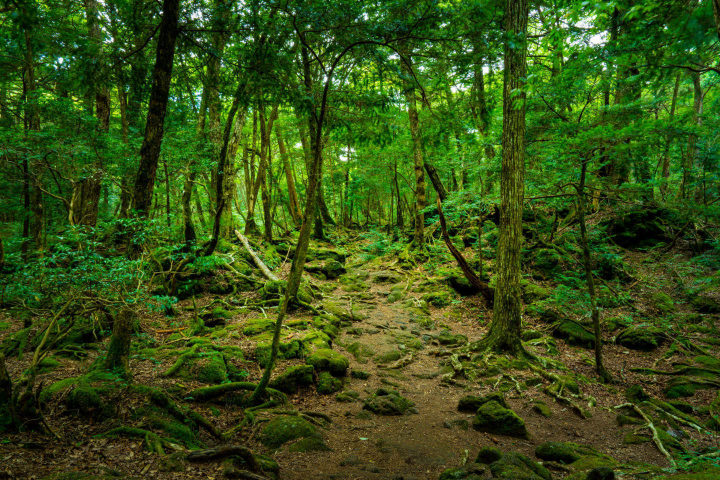
#> input picture image_blending/forest4.jpg, 1440 x 960 px (shown at 1/2 size); its folder holds only this picture in this run
$ jupyter execute --allow-errors Nr2_GideonStein.ipynb
#> lines starting #> are read from the running program, lines starting #| are printed output that depends on the picture
# Hometask. Pyramid blending.

Input: two aligned images and mask
- Prepare Gaussian pyramid (sequence of blurred images)
- Based on Gaussian pyramid prepare Laplacian pyramid which is the difference between images of Gaussian pyramid
- Add last image from Gaussian pyramid to Laplacian
- Wrap Laplacian pyramid with mask for two images and deconstruct the pyramid to obtain result

### Includes:
 - CV solution
 - Numpy only solution

Remarks for numpy version:
    - We loose a little bit of sharpeness in the process (not sure why)
    - The blending acutally looks better than the cv version if we ignore the sharpness

[cell 1]
import numpy as np
import imageio
import glob
import matplotlib.pyplot as plt
import matplotlib.image as mpimg
import cv2
import scipy.stats  as st

[cell 2]
# load and cut
pics = []
for image_path in glob.glob("*.jpg"):
    image = imageio.imread(image_path)
#> image is the input picture: shape (960, 1440, 3); mean R, G, B 54.9, 79.3, 21.7
    image = image[:640,:640,:640]
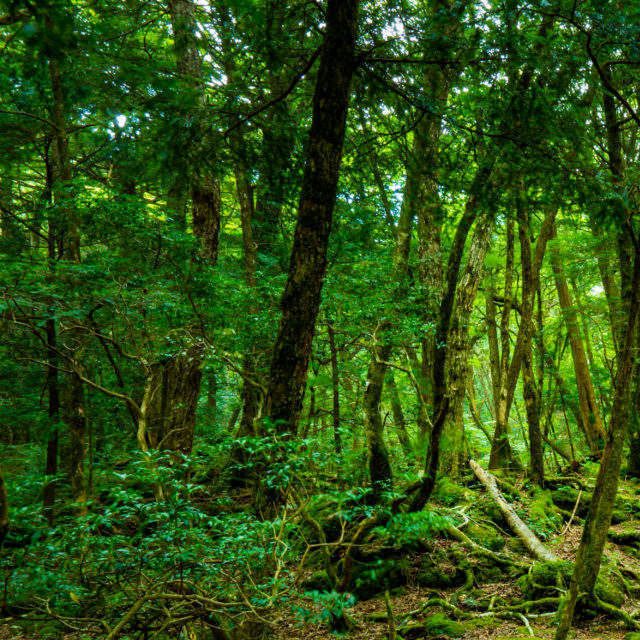
#> image: shape (640, 640, 3); mean R, G, B 47.5, 80.3, 19.7
    pics.append(np.transpose(image))

[cell 3]
def display(image):
    image = np.swapaxes(image,0,2)
    plt.imshow(image)
    print(image.shape)
    plt.show()

[cell 4]
display(pics[0])
#| (640, 640, 3)
#> (the rest of this cell did not finish here and is left out)

# Open CV implementation:

[cell 5]
A = pics[0].T
#> (the rest of this cell did not finish here and is left out)

[cell 6]
def gaussian_pyramid(picture,height):
    pyramid = [picture]
    current = picture
    for x in range(height):
        current = cv2.pyrDown(current)
        pyramid.append(current)
    return pyramid

[cell 7]
def laplacian_pyramid(gaussian):
    pyramid = [gaussian[-1]]
    for x in range(len(gaussian)-1,0,-1):
        current = cv2.pyrUp(gaussian[x])
        layer = cv2.subtract(gaussian[x-1],current)
        pyramid.append(layer)
    return pyramid

[cell 8]
# [8 lines left out: function stack_lp, not called in this run]

[cell 9]
# [6 lines left out: function reconstruct, not called in this run]

[cell 10]
g1 = (gaussian_pyramid(A,6))
#> the loop in gaussian_pyramid, `for x in range(height):` made 6 passes
#> pass 3, in gaussian_pyramid, `current = cv2.pyrDown(current)`:
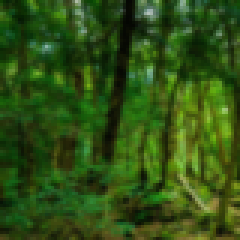
#> current: shape (80, 80, 3) (shown 3 times larger); mean of channels 0, 1, 2 47.2, 80.2, 19.7; drawn as R, G, B
#> after the loop in gaussian_pyramid, `for x in range(height):`: pyramid = 7 items
#> g1 = 7 items
#> (the rest of this cell did not finish here and is left out)

[cell 11]
lap1 = (laplacian_pyramid(g1))
#> the loop in laplacian_pyramid, `for x in range(len(gaussian)-1,0,-1):` made 6 passes
#> x on passes 1, 2, 3, 5, 6: 6, 5, 4, 2, 1
#> pass 1, in laplacian_pyramid, `layer = cv2.subtract(gaussian[x-1],current)`:
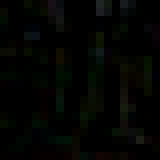
#> layer: shape (20, 20, 3) (shown 8 times larger); mean of channels 0, 1, 2 3.3, 4.4, 2.1; drawn as R, G, B
#> pass 2, in laplacian_pyramid, `layer = cv2.subtract(gaussian[x-1],current)`:
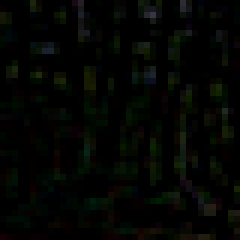
#> layer: shape (40, 40, 3) (shown 6 times larger); mean of channels 0, 1, 2 3.6, 5.3, 2.3; drawn as R, G, B
#> lap1 = 7 items
#> (the rest of this cell did not finish here and is left out)

#> (a cell that did not finish here is left out)

#> (a cell that did not finish here is left out)

#> (a cell that did not finish here is left out)

# Numpy implementation

[cell 15]
def downsample(img,width):
    img = img.T
    downImg = []
    for color in img:
        newR = []
        newC = []
        for y in range(0,len(color),width):
            newR.append(color[y])
        for row in newR:
            half = []
            for z in range(len(row)):
                if z%width == 0:
                    half.append(row[z])
            newC.append(half)
        downImg.append(newC)
    return np.array(downImg).T

[cell 16]
def gkern(kernlen=21, nsig=3):
    """Returns a 2D Gaussian kernel."""

    x = np.linspace(-nsig, nsig, kernlen+1)
    kern1d = np.diff(st.norm.cdf(x))
    kern2d = np.outer(kern1d, kern1d)
    return kern2d/kern2d.sum()

[cell 17]
def gaussian_blurr(pic,size=3,std=1):
    gfilter = gkern(size,std)
    final = []
    for color in pic:
        new = np.zeros((len(color),len(color)))
        for x in range(len(color)):
            for y in range(len(color)):
                a = color[x:x+size,y:y+size]
                if (a.shape[0] != size or a.shape[1] != size):
                    new[x][y] = np.average(a)
                else:
                    new[x][y] = np.sum(np.multiply(color[x:x+size,y:y+size],gfilter))
        final.append(new)
    final = np.array(final)
    final = final.astype("int")
    return final.T

[cell 18]
def upsample_fill(img,width):
    img = img.T
    upImg = []
    for color in img:
        newR = []
        newC = []
        for row in color:
            half = []
            for z in range(len(row)):
                    half.append(row[z])
                    for w in range(width-1):
                        half.append(row[z])
            newC.append(half)
        for y in range(0,len(color)):
            newR.append(newC[y])
            for v in range(width-1):
                newR.append(newC[y])
        upImg.append(newR)

    upImg = np.array(upImg).T
    return upImg

[cell 19]
# [21 lines left out: function upsample_zero, not called in this run]

[cell 20]
def gaussian_pyramid(image,height):
    pyramid = [image.T]
    current = image.T
    for x in range(height):
        current = gaussian_blurr(current.T)
        current = (downsample(current,2))
        pyramid.append(current)
    return pyramid

[cell 21]
def laplacian_pyramid(pyramid):
    laplacian = [pyramid[-1]]
    for x in range(len(pyramid)-1,0,-1):
        current = upsample_fill(pyramid[x],2)
        current = gaussian_blurr(current.T)
        current = current.astype('int16')
        nextl = pyramid[x-1].astype('int16')
        current = np.subtract(nextl, current)
        laplacian.append(current )
    return laplacian

[cell 22]
# [8 lines left out: function combine_lagrange, not called in this run]

[cell 23]
# [9 lines left out: function reconstruct, not called in this run]

[cell 24]
G1 = gaussian_pyramid(pics[0],6)
#> the loop in gaussian_pyramid, `for x in range(height):` made 6 passes
#> pass 1, in gaussian_pyramid, `current = gaussian_blurr(current.T)`:
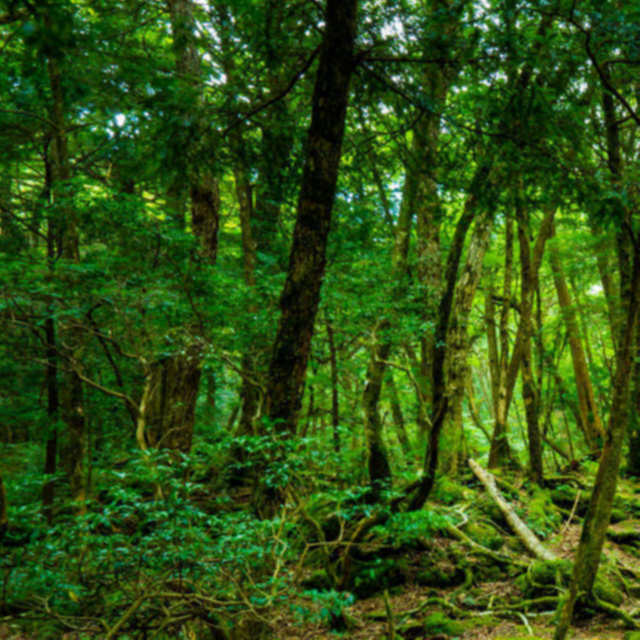
#> current: shape (640, 640, 3) int64; mean of channels 0, 1, 2 47.1, 79.8, 19.2; drawn as R, G, B
#> pass 1, in gaussian_pyramid, `current = (downsample(current,2))`:
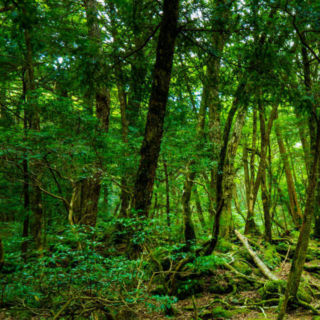
#> current: shape (320, 320, 3) int64; mean of channels 0, 1, 2 47.1, 79.8, 19.2; drawn as R, G, B
#> pass 2, in gaussian_pyramid, `current = (downsample(current,2))`:
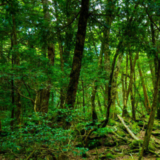
#> current: shape (160, 160, 3) int64; mean of channels 0, 1, 2 46.6, 79.3, 18.7; drawn as R, G, B
#> G1 = 7 items
#> (the rest of this cell did not finish here and is left out)

[cell 25]
L1 = laplacian_pyramid(G1)
#> the loop in laplacian_pyramid, `for x in range(len(pyramid)-1,0,-1):` made 6 passes
#> pass 1, in upsample_fill, `upImg = np.array(upImg).T`:
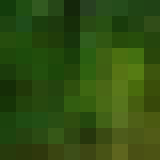
#> upImg: shape (20, 20, 3) int64 (shown 8 times larger); mean of channels 0, 1, 2 47.2, 78, 16.5; drawn as R, G, B
#> pass 1, in laplacian_pyramid, `current = gaussian_blurr(current.T)`:
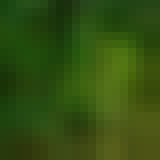
#> current: shape (20, 20, 3) int64 (shown 8 times larger); mean of channels 0, 1, 2 49.7, 78.6, 16.1; drawn as R, G, B
#> pass 1, in laplacian_pyramid, `nextl = pyramid[x-1].astype('int16')`:
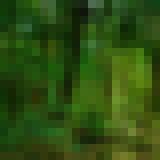
#> nextl: shape (20, 20, 3) int16 (shown 8 times larger); mean of channels 0, 1, 2 46.2, 77.8, 17; drawn as R, G, B
#> L1 = 7 items
#> (the rest of this cell did not finish here and is left out)
